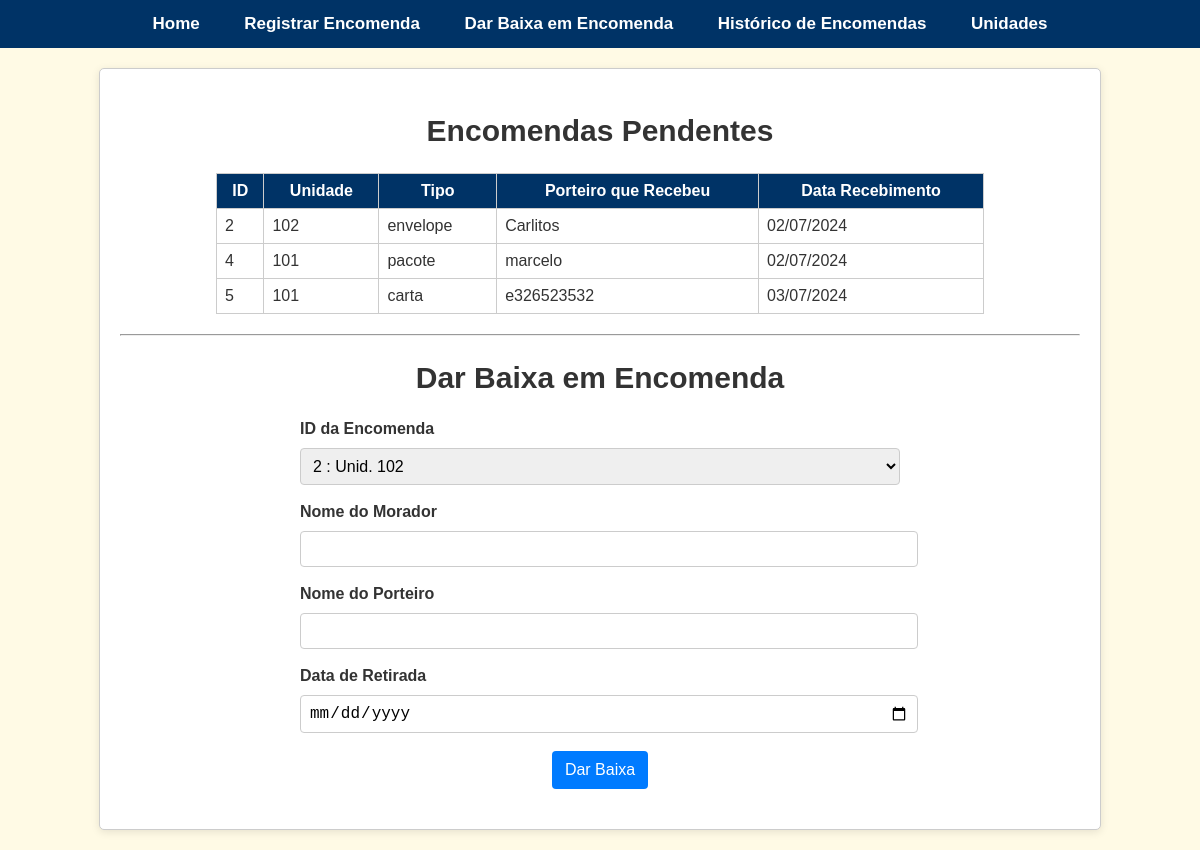
Page /dar_baixa on the earlier database version.
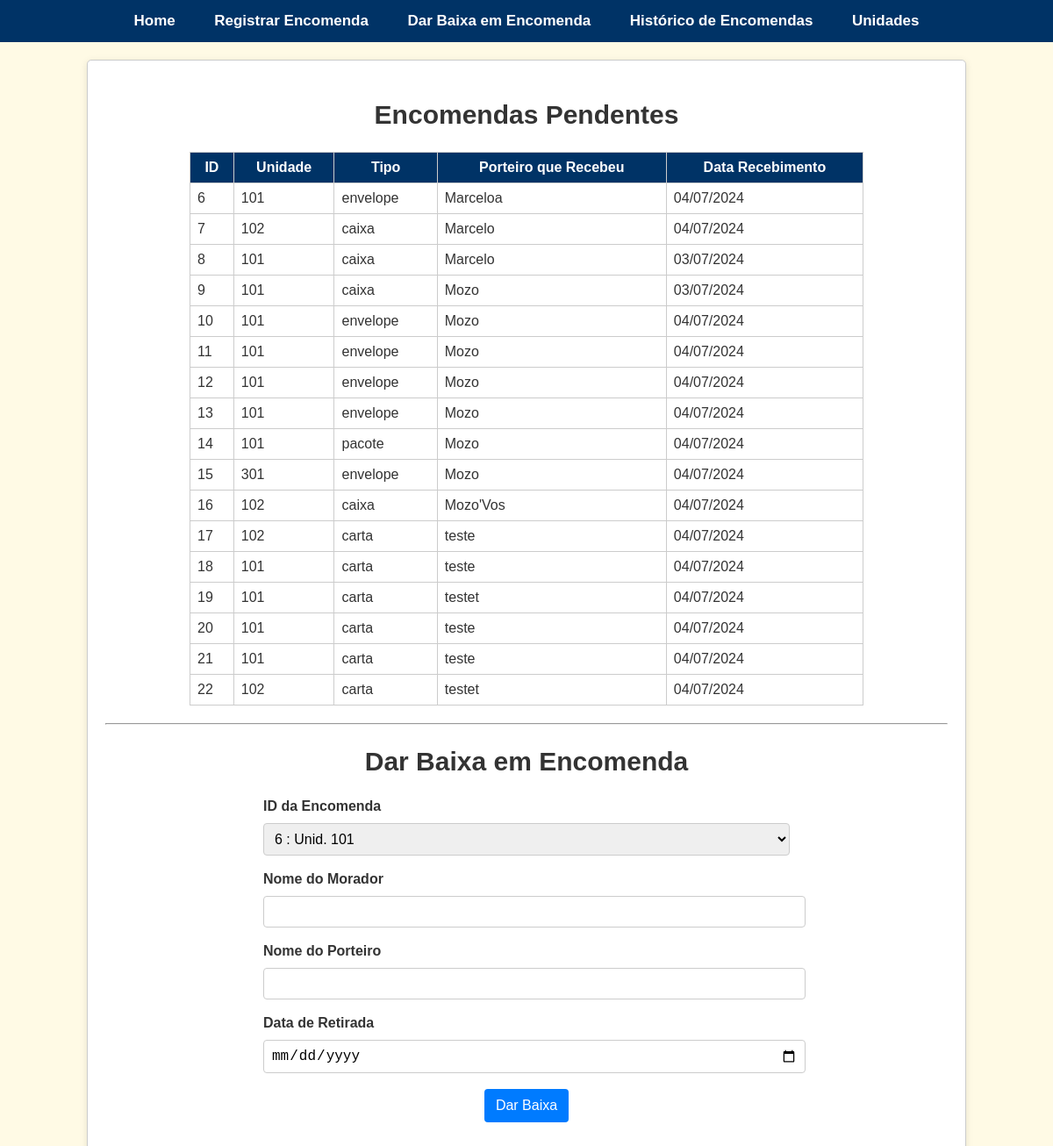
Same page on the later database version.
### app.py (models this page shows)
class Encomenda(db.Model):
    id = db.Column(db.Integer, primary_key=True)
    unidade_numero = db.Column(db.String(10), db.ForeignKey('unidade.numero'), nullable=False)
    tipo = db.Column(db.String(20), nullable=False)
    nome_porteiro_recebimento = db.Column(db.String(100), nullable=False)
    data_recebimento = db.Column(db.DateTime, nullable=False)
    nome_morador_retirada = db.Column(db.String(100))
    nome_porteiro_retirada = db.Column(db.String(100))
    data_retirada = db.Column(db.DateTime)
    retirada = db.Column(db.Boolean, default=False)  # Adicione esta linha se 'retirada' for um campo booleano

### app.py (the view, shortened to what this page needs)
@app.route('/dar_baixa', methods=['GET', 'POST'])
def dar_baixa():
    form = DarBaixaEncomendaForm()
    encomendas_pendentes = Encomenda.query.filter_by(retirada=False).all()
    form.encomenda_id.choices = [(encomenda.id, f'{encomenda.id} : Unid. {encomenda.unidade_numero}') for encomenda in encomendas_pendentes]
    return render_template('dar_baixa.html', form=form, encomendas_pendentes=encomendas_pendentes)

### app.py
class DarBaixaEncomendaForm(FlaskForm):
    encomenda_id = SelectField('ID da Encomenda', coerce=int, validators=[DataRequired()])
    nome_morador_retirada = StringField('Nome do Morador', validators=[DataRequired()])
    nome_porteiro_retirada = StringField('Nome do Porteiro', validators=[DataRequired()])
    data_retirada = DateField('Data de Retirada', format='%Y-%m-%d', validators=[DataRequired()])
    submit = SubmitField('Dar Baixa')

### app.py (called while the page is built)
@app.before_request
def before_request():
    db.create_all()

### templates/dar_baixa.html (shortened to what this page needs)
{% extends "base.html" %}
{% block content %}
    <div class="container">
        <h2 class="text-center">Encomendas Pendentes</h2>
        {% if encomendas_pendentes %}
        <table class="table">
            <thead>
                <tr>
                    <th>ID</th>
                    <th>Unidade</th>
                    <th>Tipo</th>
                    <th>Porteiro que Recebeu</th>
                    <th>Data Recebimento</th>
                </tr>
            </thead>
            <tbody>
                {% for encomenda in encomendas_pendentes %}
                <tr>
                    <td>{{ encomenda.id }}</td>
                    <td>{{ encomenda.unidade_numero }}</td>
                    <td>{{ encomenda.tipo }}</td>
                    <td>{{ encomenda.nome_porteiro_recebimento }}</td>
                    <td>{{ encomenda.data_recebimento.strftime('%d/%m/%Y') }}</td>
                </tr>
                {% endfor %}
            </tbody>
        </table>
        {% else %}
        <p class="text-center">Não há encomendas pendentes para dar baixa.</p>
        {% endif %}
        <hr>
        <h2 class="text-center">Dar Baixa em Encomenda</h2>
        <form id="darBaixaForm" method="POST" class="form">
            <div class="form-group">
                {{ form.encomenda_id.label }}
                {{ form.encomenda_id(class="form-control") }}
            </div>
            <br/>
            <div class="form-group">
                {{ form.nome_morador_retirada.label }}
                {{ form.nome_morador_retirada(class="form-control") }}
            </div>
            <br/>
            <div class="form-group">
                {{ form.nome_porteiro_retirada.label }}
                {{ form.nome_porteiro_retirada(class="form-control") }}
            </div>
            <br/>
            <div class="form-group">
                {{ form.data_retirada.label }}
                {{ form.data_retirada(class="form-control") }}
            </div>
            <br/>
            <center>
                <button type="submit" class="btn-submit">
                    Dar Baixa
                </button>
            </center>
        </form>
    </div>
{% endblock %}

Differences in the rows shown:
no longer on this page (row edited): Encomenda: id "2", unidade_numero "102", tipo "envelope", nome_porteiro_recebimento "Carlitos", data_recebimento "02/07/2024"
no longer on this page (row edited): Encomenda: id "4", unidade_numero "101", tipo "pacote", nome_porteiro_recebimento "marcelo", data_recebimento "02/07/2024"
no longer on this page (row edited): Encomenda: id "5", unidade_numero "101", tipo "carta", nome_porteiro_recebimento "e326523532", data_recebimento "03/07/2024"
added Encomenda: id "6", unidade_numero "101", tipo "envelope", nome_porteiro_recebimento "Marceloa", data_recebimento "04/07/2024"
added Encomenda: id "7", unidade_numero "102", tipo "caixa", nome_porteiro_recebimento "Marcelo", data_recebimento "04/07/2024"
added Encomenda: id "8", unidade_numero "101", tipo "caixa", nome_porteiro_recebimento "Marcelo", data_recebimento "03/07/2024"
added Encomenda: id "9", unidade_numero "101", tipo "caixa", nome_porteiro_recebimento "Mozo", data_recebimento "03/07/2024"
added Encomenda: id "10", unidade_numero "101", tipo "envelope", nome_porteiro_recebimento "Mozo", data_recebimento "04/07/2024"
added Encomenda: id "11", unidade_numero "101", tipo "envelope", nome_porteiro_recebimento "Mozo", data_recebimento "04/07/2024"
added Encomenda: id "12", unidade_numero "101", tipo "envelope", nome_porteiro_recebimento "Mozo", data_recebimento "04/07/2024"
added Encomenda: id "13", unidade_numero "101", tipo "envelope", nome_porteiro_recebimento "Mozo", data_recebimento "04/07/2024"
added Encomenda: id "14", unidade_numero "101", tipo "pacote", nome_porteiro_recebimento "Mozo", data_recebimento "04/07/2024"
added Encomenda: id "15", unidade_numero "301", tipo "envelope", nome_porteiro_recebimento "Mozo", data_recebimento "04/07/2024"
added Encomenda: id "16", unidade_numero "102", tipo "caixa", nome_porteiro_recebimento "Mozo'Vos", data_recebimento "04/07/2024"
added Encomenda: id "17", unidade_numero "102", tipo "carta", nome_porteiro_recebimento "teste", data_recebimento "04/07/2024"
added Encomenda: id "18", unidade_numero "101", tipo "carta", nome_porteiro_recebimento "teste", data_recebimento "04/07/2024"
added Encomenda: id "19", unidade_numero "101", tipo "carta", nome_porteiro_recebimento "testet", data_recebimento "04/07/2024"
added Encomenda: id "20", unidade_numero "101", tipo "carta", nome_porteiro_recebimento "teste", data_recebimento "04/07/2024"
added Encomenda: id "21", unidade_numero "101", tipo "carta", nome_porteiro_recebimento "teste", data_recebimento "04/07/2024"
added Encomenda: id "22", unidade_numero "102", tipo "carta", nome_porteiro_recebimento "testet", data_recebimento "04/07/2024"
Other differences:
form field encomenda_id: "2 : Unid. 102" → "6 : Unid. 101"
